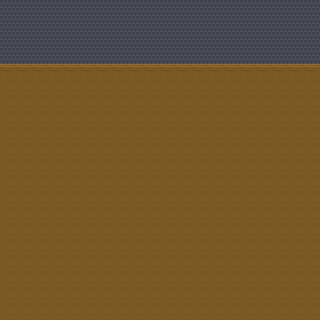

A level layout from a 2D game, rendered from its tile map. Below: a short description, then the map file with its tile-grid data intact:
An orthogonal 20x20 tile map with 16x16 px tiles, 1 tile layer (layer).

<map version="1.2" tiledversion="1.3.2" orientation="orthogonal" renderorder="right-down" compressionlevel="0" width="20" height="20" tilewidth="16" tileheight="16" infinite="0" nextlayerid="2" nextobjectid="1">
 <tileset firstgid="1" source="innTiles.tsx" />
 <layer id="1" name="layer" width="20" height="20">
  <data encoding="csv">
1,1,1,1,1,1,1,1,1,1,1,1,1,1,1,1,1,1,1,1,
1,1,1,1,1,1,1,1,1,1,1,1,1,1,1,1,1,1,1,1,
1,1,1,1,1,1,1,1,1,1,1,1,1,1,1,1,1,1,1,1,
1,1,1,1,1,1,1,1,1,1,1,1,1,1,1,1,1,1,1,1,
2,2,2,2,2,2,2,2,2,2,2,2,2,2,2,2,2,2,2,2,
3,3,3,3,3,3,3,3,3,3,3,3,3,3,3,3,3,3,3,3,
3,3,3,3,3,3,3,3,3,3,3,3,3,3,3,3,3,3,3,3,
3,3,3,3,3,3,3,3,3,3,3,3,3,3,3,3,3,3,3,3,
3,3,3,3,3,3,3,3,3,3,3,3,3,3,3,3,3,3,3,3,
3,3,3,3,3,3,3,3,3,3,3,3,3,3,3,3,3,3,3,3,
3,3,3,3,3,3,3,3,3,3,3,3,3,3,3,3,3,3,3,3,
3,3,3,3,3,3,3,3,3,3,3,3,3,3,3,3,3,3,3,3,
3,3,3,3,3,3,3,3,3,3,3,3,3,3,3,3,3,3,3,3,
3,3,3,3,3,3,3,3,3,3,3,3,3,3,3,3,3,3,3,3,
3,3,3,3,3,3,3,3,3,3,3,3,3,3,3,3,3,3,3,3,
3,3,3,3,3,3,3,3,3,3,3,3,3,3,3,3,3,3,3,3,
3,3,3,3,3,3,3,3,3,3,3,3,3,3,3,3,3,3,3,3,
3,3,3,3,3,3,3,3,3,3,3,3,3,3,3,3,3,3,3,3,
3,3,3,3,3,3,3,3,3,3,3,3,3,3,3,3,3,3,3,3,
3,3,3,3,3,3,3,3,3,3,3,3,3,3,3,3,3,3,3,3
</data>
 </layer>
</map>
